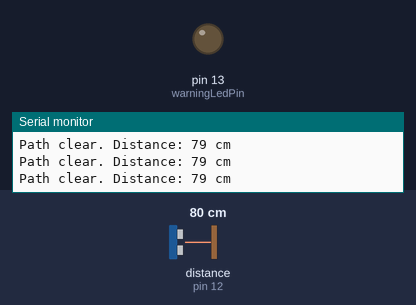
The sketch below on a simulated Arduino Uno, built with avr-gcc and run on an emulated ATmega328P. Parts: output pins drawn as LEDs (lit = HIGH), the last lines printed to the serial monitor. Wiring (inferred from the names in the program): ultrasonic range finder: trigger pin 11; echo pin 12. The test bench sets the inputs (shaded band); at power-on: distance to the obstacle (sensor on pin 12) 80 cm. The echo pulse lasts 58.3 µs per cm; pins used as bus, display or sensor lines are not drawn.

Above: at 1.2 s.
1.3 s: distance to the obstacle (sensor on pin 12) set to 19 cm
4.3 s: distance to the obstacle (sensor on pin 12) set to 14 cm
At 5.5 s:
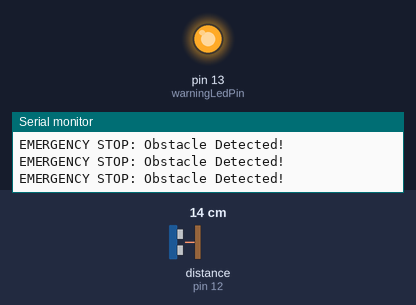
5.8 s: distance to the obstacle (sensor on pin 12) set to 18 cm
At 6.5 s:
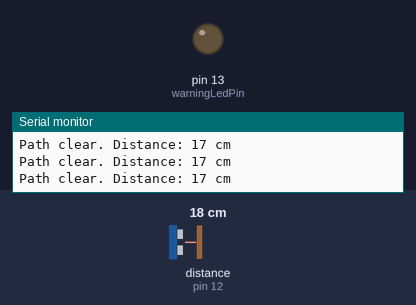
7.3 s: distance to the obstacle (sensor on pin 12) set to 2 cm
At 7.8 s:
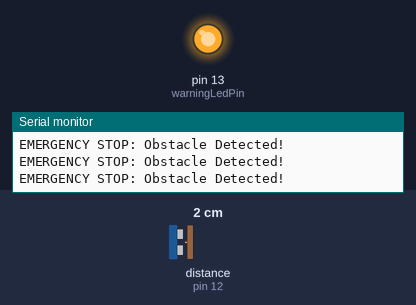
Timing chart, 0 to 9.8 s (numbered marks = the images above; inputs shaded):
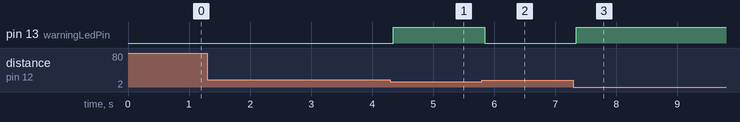

Measured:
- the behaviour switches between 17 and 16 cm on distance to the obstacle (sensor on pin 12) (found by bisection; images 0 and 1)
- after the input at 4.3 s, pin 13 (warningLedPin): LOW → HIGH after 0.05 s
- after the input at 5.8 s, pin 13 (warningLedPin): HIGH → LOW at once
- after the input at 7.3 s, pin 13 (warningLedPin): LOW → HIGH after 0.05 s

The sketch:

04_AGV_Collison_Avoidance_System.ino
```cpp
// Pin Definitions
int trigPin = 11; //The "Speaker"
int echoPin = 12; // The "Microphone"
int warningLedPin = 13; // The Emergency Brake Light

// Variables to store data
long duration;  //Time it takes for sound to return
int distanceCm; // The calculated distance in centimeters

void setup(){
  Serial.begin(9600);

  //Configure the pins
  pinMode(trigPin, OUTPUT);
  pinMode(echoPin, INPUT);
  pinMode(warningLedPin, OUTPUT);
}

void loop(){
  // 1. SENSE: Fire the ultrasonic pulse
  digitalWrite(trigPin, LOW);
  delayMicroseconds(2); // Clear the Pin
  digitalWrite(trigPin, HIGH);
  delayMicroseconds(10); //Fire a 10 microseconds blast of sound
  digitalWrite(trigPin, LOW);

  // 2. Read the returning echo (measure time in microseconds)
  duration =pulseIn(echoPin, HIGH);

  // 3. THINK: Convert time into distance
  // Speed of sound is ~0.034cm per microsecond. Divide by 2 because the sound travel out and back.
  distanceCm = duration * 0.034 / 2;

  // 4. ACT: Collision Avoidance Logic
  if (distanceCm > 0 && distanceCm <= 15){
    digitalWrite(warningLedPin, HIGH); //Danger: Apply brakes!
    Serial.println("EMERGENCY STOP: Obstacle Detected!");
  }else{
    digitalWrite(warningLedPin, LOW); //Safe : Keep moving
    Serial.print("Path clear. Distance: ");
    Serial.print(distanceCm);
    Serial.println(" cm");
  }

  delay(50); //Short delay to prevent the sensor pulses from overlapping
  }
```
